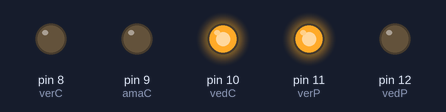
A sketch run on a simulated Arduino Uno, built with avr-gcc and run on an emulated ATmega328P. Parts: output pins drawn as LEDs (lit = HIGH).

Above: at 1.5 s.
At 3.7 s:
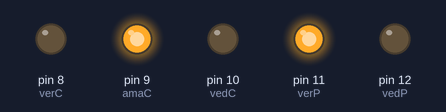
At 6.2 s:
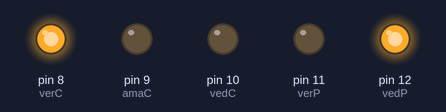
At 10.2 s:
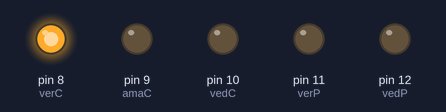
Timing chart, 0 to 13.7 s (numbered marks = the images above):
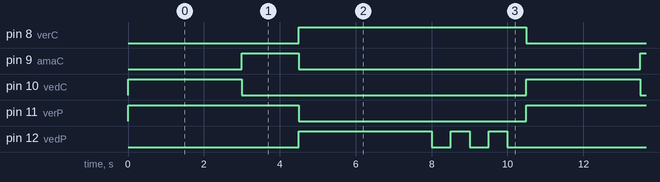

Measured:
- by itself, pin 8 (verC): alternates HIGH for 6.0 s and LOW for 4.5 s
- by itself, pin 9 (amaC): alternates HIGH for 1.5 s and LOW for 9.0 s
- by itself, pin 10 (vedC): alternates HIGH for 3.0 s and LOW for 7.5 s
- by itself, pin 11 (verP): alternates HIGH for 4.5 s and LOW for 6.0 s
- by itself, pin 12 (vedP): repeats every 10.5 s: 2 × (LOW 0.50 s, HIGH 0.50 s), LOW 5.0 s, HIGH 3.5 s

The sketch:

Semaforo.ino
```cpp
//Carros
#define verC 8
#define amaC 9
#define vedC 10
//Pedestres
#define verP 11
#define vedP 12

int temp = 3000;

void setup() {
  // put your setup code here, to run once:
 pinMode(verC, OUTPUT);
 pinMode(amaC, OUTPUT);
 pinMode(vedC, OUTPUT);

 pinMode(verP, OUTPUT);
 pinMode(vedP, OUTPUT);

 digitalWrite(verC,LOW);
 digitalWrite(amaC,LOW);
 digitalWrite(vedC,LOW);

 digitalWrite(verP,LOW);
 digitalWrite(vedP,LOW);
}

void loop() {
  // put your main code here, to run repeatedly:
 //Semaforo aberto aos carros, fechado aos pedestres
 digitalWrite(verC,LOW);
 digitalWrite(amaC,LOW);
 digitalWrite(vedC,HIGH);

 digitalWrite(verP,HIGH);
 digitalWrite(vedP,LOW);
 delay(temp);
 //Semaforo fechando aos carros, fechado aos pedestres
 digitalWrite(verC,LOW);
 digitalWrite(amaC,HIGH);
 digitalWrite(vedC,LOW);

 digitalWrite(verP,HIGH);
 digitalWrite(vedP,LOW);
 delay(temp/2);
 //Semaforo fechado aos carros, aberto aos pedestres
 digitalWrite(verC,HIGH);
 digitalWrite(amaC,LOW);
 digitalWrite(vedC,LOW);

 digitalWrite(verP,LOW);
 digitalWrite(vedP,HIGH);
 delay(temp);
 //Semaforo fechado aos carros, fechando aos pedestres
 digitalWrite(verC,HIGH);
 digitalWrite(amaC,LOW);
 digitalWrite(vedC,LOW);

 digitalWrite(verP,LOW);
 digitalWrite(vedP,HIGH);
 delay(temp/6);
 digitalWrite(vedP,LOW);
 delay(temp/6);
 digitalWrite(vedP,HIGH);
 delay(temp/6);
 digitalWrite(vedP,LOW);
 delay(temp/6);
 digitalWrite(vedP,HIGH);
 delay(temp/6);
 digitalWrite(vedP,LOW);
 delay(temp/6);
}
```
